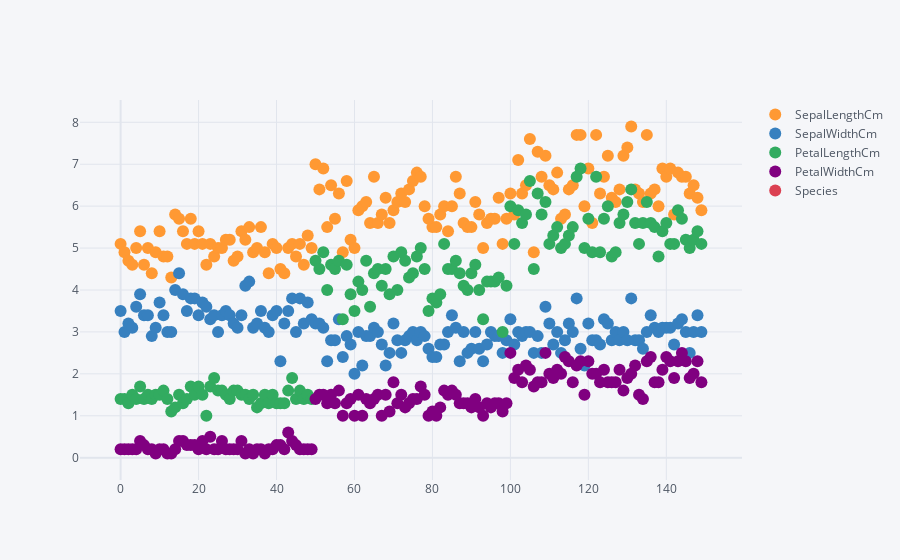

The notebook cell saved with this chart:
### Code cell
df.iplot(kind='scatter',mode='markers')

### Figure 1 — Plotly figure (JSON) as saved in the notebook; plotly's stock layout.template omitted (floating-point values rounded to 4 significant figures; data arrays with more than 128 entries replaced by an {"elided": "..."} marker saying what was removed)
{"data": [{"line": {"color": "rgba(255, 153, 51, 1.0)", "dash": "solid", "shape": "linear", "width": 1.3}, "marker": {"size": 12, "symbol": "circle"}, "mode": "markers", "name": "SepalLengthCm", "text": "", "type": "scatter", "x": {"elided": "150 int values"}, "y": {"elided": "150 float values"}}, {"line": {"color": "rgba(55, 128, 191, 1.0)", "dash": "solid", "shape": "linear", "width": 1.3}, "marker": {"size": 12, "symbol": "circle"}, "mode": "markers", "name": "SepalWidthCm", "text": "", "type": "scatter", "x": {"elided": "150 int values"}, "y": {"elided": "150 float values"}}, {"line": {"color": "rgba(50, 171, 96, 1.0)", "dash": "solid", "shape": "linear", "width": 1.3}, "marker": {"size": 12, "symbol": "circle"}, "mode": "markers", "name": "PetalLengthCm", "text": "", "type": "scatter", "x": {"elided": "150 int values"}, "y": {"elided": "150 float values"}}, {"line": {"color": "rgba(128, 0, 128, 1.0)", "dash": "solid", "shape": "linear", "width": 1.3}, "marker": {"size": 12, "symbol": "circle"}, "mode": "markers", "name": "PetalWidthCm", "text": "", "type": "scatter", "x": {"elided": "150 int values"}, "y": {"elided": "150 float values"}}, {"line": {"color": "rgba(219, 64, 82, 1.0)", "dash": "solid", "shape": "linear", "width": 1.3}, "marker": {"size": 12, "symbol": "circle"}, "mode": "markers", "name": "Species", "text": "", "type": "scatter", "x": {"elided": "150 int values"}, "y": {"elided": "150 str values"}}], "layout": {"legend": {"bgcolor": "#F5F6F9", "font": {"color": "#4D5663"}}, "paper_bgcolor": "#F5F6F9", "plot_bgcolor": "#F5F6F9", "title": {"font": {"color": "#4D5663"}}, "xaxis": {"gridcolor": "#E1E5ED", "showgrid": true, "tickfont": {"color": "#4D5663"}, "title": {"font": {"color": "#4D5663"}, "text": ""}, "zerolinecolor": "#E1E5ED"}, "yaxis": {"gridcolor": "#E1E5ED", "showgrid": true, "tickfont": {"color": "#4D5663"}, "title": {"font": {"color": "#4D5663"}, "text": ""}, "zerolinecolor": "#E1E5ED"}}}
